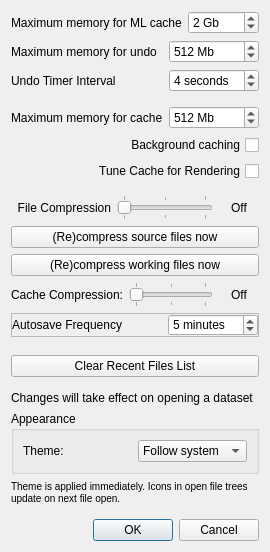
<?xml version="1.0" encoding="UTF-8"?>
<ui version="4.0">
 <class>Settings</class>
 <widget class="QDialog" name="Settings">
  <property name="geometry">
   <rect>
    <x>0</x>
    <y>0</y>
    <width>270</width>
    <height>552</height>
   </rect>
  </property>
  <property name="windowTitle">
   <string>Global Settings</string>
  </property>
  <layout class="QVBoxLayout">
   <item>
    <layout class="QHBoxLayout" name="horizontalLayout">
     <item>
      <widget class="QLabel" name="label_6">
       <property name="text">
        <string>Maximum memory for ML cache</string>
       </property>
      </widget>
     </item>
     <item>
      <widget class="QSpinBox" name="spinBoxCacheMemMLGb">
       <property name="suffix">
        <string> Gb</string>
       </property>
       <property name="minimum">
        <number>1</number>
       </property>
       <property name="maximum">
        <number>64</number>
       </property>
       <property name="value">
        <number>2</number>
       </property>
      </widget>
     </item>
    </layout>
   </item>
   <item>
    <layout class="QHBoxLayout">
     <item>
      <widget class="QLabel" name="label_2">
       <property name="text">
        <string>Maximum memory for undo</string>
       </property>
      </widget>
     </item>
     <item>
      <widget class="QSpinBox" name="SpinBoxUndo">
       <property name="sizePolicy">
        <sizepolicy hsizetype="Fixed" vsizetype="Fixed">
         <horstretch>0</horstretch>
         <verstretch>0</verstretch>
        </sizepolicy>
       </property>
       <property name="maximumSize">
        <size>
         <width>90</width>
         <height>16777215</height>
        </size>
       </property>
       <property name="suffix">
        <string> Mb</string>
       </property>
       <property name="maximum">
        <number>100000000</number>
       </property>
       <property name="value">
        <number>512</number>
       </property>
      </widget>
     </item>
    </layout>
   </item>
   <item>
    <layout class="QHBoxLayout">
     <item>
      <widget class="QLabel" name="label_3">
       <property name="text">
        <string>Undo Timer Interval</string>
       </property>
      </widget>
     </item>
     <item>
      <widget class="QSpinBox" name="SpinBoxUndoTimer">
       <property name="sizePolicy">
        <sizepolicy hsizetype="Fixed" vsizetype="Fixed">
         <horstretch>0</horstretch>
         <verstretch>0</verstretch>
        </sizepolicy>
       </property>
       <property name="maximumSize">
        <size>
         <width>90</width>
         <height>16777215</height>
        </size>
       </property>
       <property name="suffix">
        <string> seconds</string>
       </property>
       <property name="minimum">
        <number>1</number>
       </property>
       <property name="maximum">
        <number>100</number>
       </property>
       <property name="value">
        <number>4</number>
       </property>
      </widget>
     </item>
    </layout>
   </item>
   <item>
    <spacer>
     <property name="orientation">
      <enum>Qt::Orientation::Vertical</enum>
     </property>
     <property name="sizeHint" stdset="0">
      <size>
       <width>230</width>
       <height>16</height>
      </size>
     </property>
    </spacer>
   </item>
   <item>
    <layout class="QHBoxLayout">
     <item>
      <widget class="QLabel" name="label">
       <property name="text">
        <string>Maximum memory for cache</string>
       </property>
      </widget>
     </item>
     <item>
      <widget class="QSpinBox" name="SpinBoxCache">
       <property name="sizePolicy">
        <sizepolicy hsizetype="Fixed" vsizetype="Fixed">
         <horstretch>0</horstretch>
         <verstretch>0</verstretch>
        </sizepolicy>
       </property>
       <property name="maximumSize">
        <size>
         <width>90</width>
         <height>16777215</height>
        </size>
       </property>
       <property name="suffix">
        <string> Mb</string>
       </property>
       <property name="maximum">
        <number>100000000</number>
       </property>
       <property name="value">
        <number>512</number>
       </property>
      </widget>
     </item>
    </layout>
   </item>
   <item>
    <widget class="QCheckBox" name="BoxBackCache">
     <property name="layoutDirection">
      <enum>Qt::LayoutDirection::RightToLeft</enum>
     </property>
     <property name="text">
      <string>Background caching</string>
     </property>
    </widget>
   </item>
   <item>
    <widget class="QCheckBox" name="BoxRenderCache">
     <property name="layoutDirection">
      <enum>Qt::LayoutDirection::RightToLeft</enum>
     </property>
     <property name="text">
      <string>Tune Cache for Rendering</string>
     </property>
    </widget>
   </item>
   <item>
    <spacer>
     <property name="orientation">
      <enum>Qt::Orientation::Vertical</enum>
     </property>
     <property name="sizeHint" stdset="0">
      <size>
       <width>230</width>
       <height>16</height>
      </size>
     </property>
    </spacer>
   </item>
   <item>
    <layout class="QHBoxLayout">
     <item>
      <widget class="QLabel" name="label_8">
       <property name="sizePolicy">
        <sizepolicy hsizetype="Minimum" vsizetype="Preferred">
         <horstretch>0</horstretch>
         <verstretch>0</verstretch>
        </sizepolicy>
       </property>
       <property name="minimumSize">
        <size>
         <width>100</width>
         <height>0</height>
        </size>
       </property>
       <property name="text">
        <string>File Compression</string>
       </property>
       <property name="alignment">
        <set>Qt::AlignmentFlag::AlignRight|Qt::AlignmentFlag::AlignTrailing|Qt::AlignmentFlag::AlignVCenter</set>
       </property>
      </widget>
     </item>
     <item>
      <widget class="QSlider" name="SliderFileCompression">
       <property name="maximum">
        <number>2</number>
       </property>
       <property name="pageStep">
        <number>1</number>
       </property>
       <property name="orientation">
        <enum>Qt::Orientation::Horizontal</enum>
       </property>
       <property name="tickPosition">
        <enum>QSlider::TickPosition::TicksBothSides</enum>
       </property>
       <property name="tickInterval">
        <number>1</number>
       </property>
      </widget>
     </item>
     <item>
      <widget class="QLabel" name="LabelFileCompression">
       <property name="minimumSize">
        <size>
         <width>40</width>
         <height>0</height>
        </size>
       </property>
       <property name="maximumSize">
        <size>
         <width>40</width>
         <height>16777215</height>
        </size>
       </property>
       <property name="text">
        <string>Off</string>
       </property>
       <property name="alignment">
        <set>Qt::AlignmentFlag::AlignCenter</set>
       </property>
      </widget>
     </item>
    </layout>
   </item>
   <item>
    <layout class="QVBoxLayout">
     <item>
      <widget class="QPushButton" name="RecompressSourceFiles">
       <property name="text">
        <string>(Re)compress source files now</string>
       </property>
      </widget>
     </item>
     <item>
      <widget class="QPushButton" name="RecompressFiles">
       <property name="text">
        <string>(Re)compress working files now</string>
       </property>
      </widget>
     </item>
    </layout>
   </item>
   <item>
    <layout class="QHBoxLayout">
     <item>
      <widget class="QLabel" name="label_9">
       <property name="sizePolicy">
        <sizepolicy hsizetype="Preferred" vsizetype="Minimum">
         <horstretch>0</horstretch>
         <verstretch>0</verstretch>
        </sizepolicy>
       </property>
       <property name="minimumSize">
        <size>
         <width>100</width>
         <height>0</height>
        </size>
       </property>
       <property name="text">
        <string>Cache Compression:</string>
       </property>
       <property name="alignment">
        <set>Qt::AlignmentFlag::AlignRight|Qt::AlignmentFlag::AlignTrailing|Qt::AlignmentFlag::AlignVCenter</set>
       </property>
      </widget>
     </item>
     <item>
      <widget class="QSlider" name="SliderCacheCompression">
       <property name="maximum">
        <number>2</number>
       </property>
       <property name="pageStep">
        <number>1</number>
       </property>
       <property name="orientation">
        <enum>Qt::Orientation::Horizontal</enum>
       </property>
       <property name="tickPosition">
        <enum>QSlider::TickPosition::TicksBothSides</enum>
       </property>
       <property name="tickInterval">
        <number>1</number>
       </property>
      </widget>
     </item>
     <item>
      <widget class="QLabel" name="LabelCacheCompression">
       <property name="minimumSize">
        <size>
         <width>40</width>
         <height>0</height>
        </size>
       </property>
       <property name="text">
        <string>Off</string>
       </property>
       <property name="alignment">
        <set>Qt::AlignmentFlag::AlignCenter</set>
       </property>
      </widget>
     </item>
    </layout>
   </item>
   <item>
    <widget class="QFrame" name="frame">
     <property name="minimumSize">
      <size>
       <width>16</width>
       <height>24</height>
      </size>
     </property>
     <property name="frameShape">
      <enum>QFrame::Shape::StyledPanel</enum>
     </property>
     <property name="frameShadow">
      <enum>QFrame::Shadow::Raised</enum>
     </property>
     <layout class="QHBoxLayout">
      <property name="spacing">
       <number>0</number>
      </property>
      <property name="margin" stdset="0">
       <number>0</number>
      </property>
      <item>
       <widget class="QLabel" name="label_5">
        <property name="text">
         <string>Autosave Frequency</string>
        </property>
       </widget>
      </item>
      <item>
       <widget class="QSpinBox" name="AutoSave">
        <property name="maximumSize">
         <size>
          <width>90</width>
          <height>16777215</height>
         </size>
        </property>
        <property name="suffix">
         <string> minutes</string>
        </property>
        <property name="minimum">
         <number>1</number>
        </property>
        <property name="value">
         <number>5</number>
        </property>
       </widget>
      </item>
     </layout>
    </widget>
   </item>
   <item>
    <spacer>
     <property name="orientation">
      <enum>Qt::Orientation::Vertical</enum>
     </property>
     <property name="sizeHint" stdset="0">
      <size>
       <width>230</width>
       <height>20</height>
      </size>
     </property>
    </spacer>
   </item>
   <item>
    <widget class="QPushButton" name="pushButton">
     <property name="text">
      <string>Clear Recent Files List</string>
     </property>
    </widget>
   </item>
   <item>
    <spacer>
     <property name="orientation">
      <enum>Qt::Orientation::Vertical</enum>
     </property>
     <property name="sizeHint" stdset="0">
      <size>
       <width>230</width>
       <height>16</height>
      </size>
     </property>
    </spacer>
   </item>
   <item>
    <widget class="QLabel" name="label_4">
     <property name="text">
      <string>Changes will take effect on opening a dataset</string>
     </property>
    </widget>
   </item>
   <item>
    <widget class="QGroupBox" name="groupBoxAppearance">
     <property name="title">
      <string>Appearance</string>
     </property>
     <layout class="QHBoxLayout">
      <item>
       <widget class="QLabel" name="labelTheme">
        <property name="text">
         <string>Theme:</string>
        </property>
       </widget>
      </item>
      <item>
       <widget class="QComboBox" name="comboBoxTheme">
        <property name="toolTip">
         <string>Choose the application colour theme. The change is applied immediately.</string>
        </property>
        <item>
         <property name="text">
          <string>Follow system</string>
         </property>
        </item>
        <item>
         <property name="text">
          <string>Dark</string>
         </property>
        </item>
        <item>
         <property name="text">
          <string>Light</string>
         </property>
        </item>
       </widget>
      </item>
     </layout>
    </widget>
   </item>
   <item>
    <widget class="QLabel" name="labelThemeNote">
     <property name="text">
      <string>&lt;small&gt;Theme is applied immediately. Icons in open file trees update on next file open.&lt;/small&gt;</string>
     </property>
     <property name="wordWrap">
      <bool>true</bool>
     </property>
    </widget>
   </item>
   <item>
    <spacer>
     <property name="orientation">
      <enum>Qt::Orientation::Vertical</enum>
     </property>
     <property name="sizeHint" stdset="0">
      <size>
       <width>230</width>
       <height>16</height>
      </size>
     </property>
    </spacer>
   </item>
   <item>
    <widget class="QDialogButtonBox" name="buttonBox">
     <property name="standardButtons">
      <set>QDialogButtonBox::StandardButton::Cancel|QDialogButtonBox::StandardButton::Ok</set>
     </property>
    </widget>
   </item>
  </layout>
 </widget>
 <resources/>
 <connections/>
</ui>
